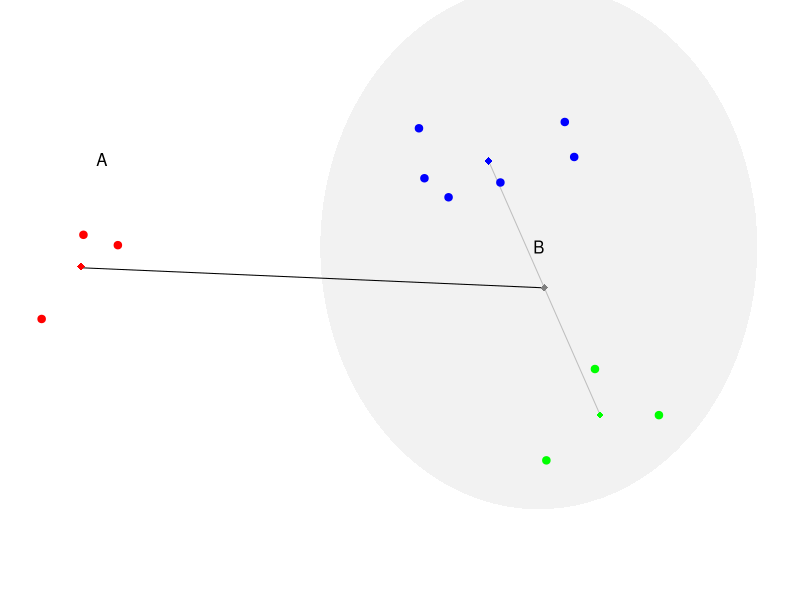

Generate this figure with R:
baseplot <- function (x1, x2, x3) {
  ellipse <- function (x0, y0, a, b) {
    theta <- seq(0, 2 * pi, length=100)
    x <- x0 + a * cos(theta)
    y <- y0 + b * sin(theta)
    polygon(x, y, col="grey95", border=NA)  
  }

  par(mar=c(0,0,0,0))
  xlim <- range(c(x1[,1], x2[,1], x3[,1]))*1.2
  ylim <- range(c(x1[,2], x2[,2], x3[,2]))*1.2
  plot(0,0 , xlim=xlim, ylim=ylim, type="n", asp=T, xlab="", ylab="", axes=F)
  ellipse(1, 0, 0.5, 0.6)
  text(1, 0, "B")
  text(0, 0.2, "A")
}

set.seed(3)
n1   <- 3
x1   <- matrix(rnorm(2*n1)/7, ncol=2)
n2   <- 6
x2   <- matrix(rnorm(2*n2)/7, ncol=2)+c(rep(0.9,n2), rep(+0.25, n2))
n3   <- 3
x3   <- matrix(rnorm(2*n3)/7, ncol=2)+c(rep(1.1,n3), rep(-0.25, n3))
x    <- rbind(x1, x2, x3)
cx   <- c(rep("red", n1), rep("blue", n2), rep("green", n3))
d    <- as.matrix(dist(x))

# Median linkage
pdf("MedianLinkage.pdf", width=3, height=3)
m1 <- apply(x1, 2, mean)
m2 <- apply(x2, 2, mean)
m3 <- apply(x3, 2, mean)
m4 <- apply(rbind(m2,m3), 2, mean)
baseplot(x1, x2, x3)

lines(c(m2[1], m3[1]), c(m2[2], m3[2]), col="grey")
lines(c(m1[1], m4[1]), c(m1[1], m4[2]))
points(m1[1], m1[2], pch=18, col="red")
points(m2[1], m2[2], pch=18, col="blue")
points(m3[1], m3[2], pch=18, col="green")
points(m4[1], m4[2], pch=18, col="grey50")
points(x, pch=19, col=cx)
dev.off()
if (interactive()) browseURL(paste0(getwd(),"/MedianLinkage.pdf"))
